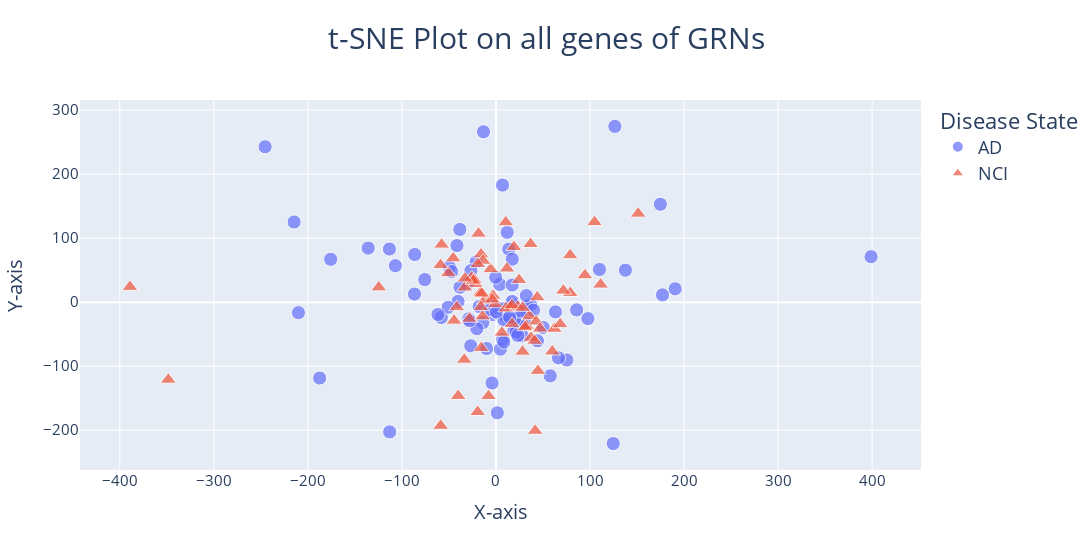

Notebook code cell kept with this figure:
### Code cell
from sklearn.manifold import TSNE
from tqdm import tqdm
import pandas as pd
import random
from sklearn.decomposition import PCA
from sklearn.model_selection import train_test_split
from sklearn.linear_model import LogisticRegression
from sklearn.metrics import accuracy_score, classification_report, confusion_matrix
from sklearn.preprocessing import StandardScaler
import plotly.express as px
from sklearn.neighbors import KNeighborsClassifier
Y = outlier_corrected_combined.loc[:,'Label']
#Y = Y.replace({'NCI':1,'AD':0})
for i in tqdm(range(15999,16000,1)):
    #important_genes = list(df.iloc[0:i,].Genes)
    X_ = outlier_corrected_combined.drop(columns = ['Label'])
    
    scaler = StandardScaler()
    pca = PCA(n_components=2)
    
    X_scaled = scaler.fit_transform(X_)
    tsne = TSNE(n_components=2, random_state = 43)
    X_tsne = pca.fit_transform(X_scaled)
    #tsne.fit_transform(X_scaled)

    df_tsne = pd.concat([pd.DataFrame(X_tsne).set_index(Y.index),Y],axis = 1)
    df_tsne = df_tsne.sample(frac = 1, random_state=42)
        
    x= df_tsne.drop(columns = 'Label')
    y= df_tsne['Label']
    
    scaler = StandardScaler()
    X_scaled = scaler.fit_transform(x)
    model = LogisticRegression(max_iter=4000, solver='liblinear', random_state=42, class_weight={0:1.42})
    #model.fit(X_scaled, y)
        
    #y_pred = model.predict(X_scaled)
        
    #accuracy = accuracy_score(y, y_pred)
    #print('Overall Accuracy:', accuracy)
    #print('Postive Accuracy: ',recall_score(y,y_pred, pos_label = 0))
    #print('Negative Accuracy: ', recall_score(y,y_pred, pos_label = 1)) 
    
    
    
    print(X_tsne.shape)
    print(X_.shape)
    df_tsne = pd.DataFrame({'X': X_tsne[:, 0], 'Y': X_tsne[:, 1], 'Label': Y})
    #df_tsne = df_tsne.rename_columns({'Label': 'Disease State'})
    df_tsne['point_size'] = 5
    #plt.scatter(X_tsne[:,0], X_tsne[:,1], c= Y, cmap = 'viridis')
    
    fig = px.scatter(df_tsne, x='X', y='Y', color='Label', title='t-SNE Plot on all genes of GRNs',size ='point_size',size_max=10,
                 labels={'X': 'X-axis', 'Y': 'Y-axis', 'Label': 'Disease State'},
                 template='plotly', symbol='Label', symbol_sequence=['circle', 'triangle-up'])


    fig.update_layout(
    
        title_x=0.5,  # Set the x-position of the title to center
        title_y=0.95  # Set the y-position of the title to center
    )
    fig.update_layout(legend=dict(font=dict(size=18)), yaxis = dict(tickfont = dict(size=15)), xaxis = dict(tickfont = dict(size=15)))
    fig.update_layout(xaxis=dict(title=(dict(font=dict(size=20)))),yaxis=dict(title=(dict(font=dict(size=20)))))
    fig.update_layout(width = 1100, height = 550)
    fig.update_layout(title=(dict(font=dict(size=30))))
# Convert Plotly figure to Matplotlib figure
    fig.show()
    
    fig.write_html("plotly_figure.html")

   # plt.title(str(accuracy) + '_'+str(recall_score(y,y_pred, pos_label = 0))+ '_'+ str(recall_score(y,y_pred, pos_label = 1)))
    plt.show()

### Figure 1 — Plotly figure (JSON) as saved in the notebook; plotly's stock layout.template omitted (floating-point values rounded to 4 significant figures)
{"data": [{"hovertemplate": "Disease State=AD<br>X-axis=%{x}<br>Y-axis=%{y}<br>point_size=%{marker.size}<extra></extra>", "legendgroup": "AD", "marker": {"color": "#636efa", "size": [5, 5, 5, 5, 5, 5, 5, 5, 5, 5, 5, 5, 5, 5, 5, 5, 5, 5, 5, 5, 5, 5, 5, 5, 5, 5, 5, 5, 5, 5, 5, 5, 5, 5, 5, 5, 5, 5, 5, 5, 5, 5, 5, 5, 5, 5, 5, 5, 5, 5, 5, 5, 5, 5, 5, 5, 5, 5, 5, 5, 5, 5, 5, 5, 5, 5, 5, 5, 5, 5, 5, 5, 5, 5, 5, 5, 5, 5, 5, 5, 5, 5, 5, 5, 5, 5, 5, 5, 5, 5, 5], "sizemode": "area", "sizeref": 0.05, "symbol": "circle"}, "mode": "markers", "name": "AD", "orientation": "v", "showlegend": true, "type": "scatter", "x": [7.819, 20.6, -40.32, -214.6, -41.43, -49.61, -47.13, 75.38, 63.25, 6.14, 85.81, -21.04, -9.96, -113.3, 11.93, -113.1, -29.95, -6.556, 11.61, -13.94, -38.2, 18.99, 13.63, 50.13, 17.35, 17.21, 44.1, 1.446, -3.727, 7.007, 1.518, 17.32, -210.0, -106.9, 190.5, 137.7, -20.3, -58.09, -4.121, 32.6, 3.961, 36.95, 7.103, -0.2865, 4.727, 15.22, -17.74, 6.93, -13.24, -187.5, 28.1, -50.85, 97.73, 126.4, 25.25, 57.7, 174.8, 9.142, -75.71, 30.71, 27.23, 19.77, 110.1, -175.7, -5.79, 124.7, -61.59, -245.5, 26.75, 177.1, -29.09, -86.42, 9.918, 66.45, -26.78, -38.44, 2.36, 32.33, 8.578, 17.28, -86.63, 398.8, 39.92, 8.283, -28.0, 21.46, -26.66, 14.54, -135.8, 23.21, 0.3063], "xaxis": "x", "y": [-17.97, -43.06, 1.139, 125.2, 88.33, 54.84, 47.8, -90.34, -15.23, -18.1, -12.05, 62.84, -72.39, 82.96, 109.1, -202.6, 29.83, -3.995, -24.35, -32.03, 23.3, -45.27, 82.78, -39.55, 67.12, -3.931, -60.25, -172.8, -19.37, 182.8, -16.73, 1.017, -16.43, 57.02, 20.84, 49.92, -41.4, -23.97, -126.2, -5.592, 27.71, -3.937, -14.65, 38.9, -73.36, -15.55, -6.768, -58.56, 266.1, -118.5, -52.66, -7.985, -25.69, 274.5, -35.36, -115.1, 152.9, -9.94, 35.26, -32.31, -14.82, -26.16, 51.02, 66.85, -11.44, -220.9, -19.22, 242.7, -13.81, 11.37, -26.12, 74.5, -20.47, -87.0, -68.2, 113.6, -9.542, 10.19, -27.83, 26.75, 12.64, 71.01, -12.5, -62.25, -28.9, -46.54, 49.02, -23.54, 84.46, -51.91, -15.04], "yaxis": "y"}, {"hovertemplate": "Disease State=NCI<br>X-axis=%{x}<br>Y-axis=%{y}<br>point_size=%{marker.size}<extra></extra>", "legendgroup": "NCI", "marker": {"color": "#EF553B", "size": [5, 5, 5, 5, 5, 5, 5, 5, 5, 5, 5, 5, 5, 5, 5, 5, 5, 5, 5, 5, 5, 5, 5, 5, 5, 5, 5, 5, 5, 5, 5, 5, 5, 5, 5, 5, 5, 5, 5, 5, 5, 5, 5, 5, 5, 5, 5, 5, 5, 5, 5, 5, 5, 5, 5, 5, 5, 5, 5, 5, 5, 5, 5, 5, 5, 5, 5, 5], "sizemode": "area", "sizeref": 0.05, "symbol": "triangle-up"}, "mode": "markers", "name": "NCI", "orientation": "v", "showlegend": true, "type": "scatter", "x": [-16.44, -12.15, -348.4, -21.95, 44.58, -58.76, -15.86, -25.8, 35.57, 11.78, -5.639, 37.32, 151.2, -28.11, -33.06, 79.07, -33.64, -50.61, 78.86, -389.2, -41.6, -13.7, 10.41, -44.52, -0.7574, 36.79, 32.52, -45.44, -3.141, 24.57, 71.7, -7.911, -57.78, 42.76, -18.53, 15.27, 62.15, 94.61, -4.044, 10.63, 23.25, -58.95, 17.12, 28.27, -15.08, 17.0, -14.17, -22.89, -19.18, 68.31, -15.62, -24.15, 59.88, -40.22, -16.1, 41.13, 46.87, 41.71, -19.41, 6.329, 31.0, 104.9, 19.13, 111.3, -33.01, -124.6, 43.93, 28.46], "xaxis": "x", "y": [14.71, 2.679, -121.1, 28.55, -107.3, -193.1, 74.71, 38.57, -21.91, 52.6, 51.56, -55.6, 138.3, -25.78, 22.85, 14.38, -89.87, 45.3, 73.34, 23.86, -7.796, 64.71, 124.8, -28.8, -3.166, 90.78, -36.95, 68.48, 10.07, 34.58, 18.08, -146.7, 89.9, -30.22, 107.1, -8.039, -41.53, 42.11, 4.416, -9.71, -6.883, 57.93, -33.91, -77.25, 13.4, -4.666, -22.06, 34.96, 59.69, -34.38, -71.45, 33.57, -76.97, -146.4, -7.648, -60.29, -41.31, -200.8, -171.5, -47.68, -39.0, 125.0, 86.23, 27.52, 36.96, 23.13, 7.649, -8.83], "yaxis": "y"}], "layout": {"height": 550, "legend": {"font": {"size": 18}, "itemsizing": "constant", "title": {"text": "Disease State"}, "tracegroupgap": 0}, "title": {"font": {"size": 30}, "text": "t-SNE Plot on all genes of GRNs", "x": 0.5, "y": 0.95}, "width": 1100, "xaxis": {"anchor": "y", "autorange": true, "domain": [0, 1], "range": [-442.2, 451.9], "tickfont": {"size": 15}, "title": {"font": {"size": 20}, "text": "X-axis"}, "type": "linear"}, "yaxis": {"anchor": "x", "autorange": true, "domain": [0, 1], "range": [-262.1, 315.7], "tickfont": {"size": 15}, "title": {"font": {"size": 20}, "text": "Y-axis"}, "type": "linear"}}}
